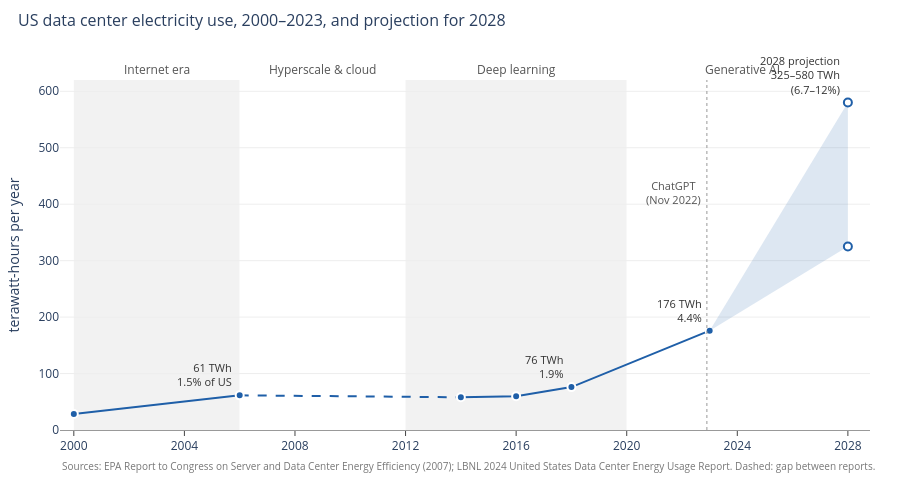

Notebook code for this chart:
### Markdown cell above
### Data centers' share of US electricity rose from 1.5% in 2006 to 4.4% in 2023, and it is projected to reach 6.7–12% by 2028.

### Code cell
elec = pd.DataFrame([(2000, 28.2, None), (2006, 61.4, 1.5), (2014, 58, None), (2016, 60, None), (2018, 76, 1.9), (2023, 176, 4.4)], columns=["year", "twh", "pct_us"])
eras = [(2000, 2006, "Internet era"), (2006, 2012, "Hyperscale & cloud"), (2012, 2020, "Deep learning"), (2020, 2028.4, "Generative AI")]
LINE, BAND = "#1f5fa8", "#1f5fa8"
fig = go.Figure()
for i, (a, b, name) in enumerate(eras):
    fig.add_vrect(x0=a, x1=b, fillcolor="#f2f2f2" if i % 2 == 0 else "white", line_width=0, layer="below")
    fig.add_annotation(x=(a + b) / 2, y=1.0, yref="paper", text=name, showarrow=False,
                       font=dict(size=12, color="#555"), yanchor="bottom")
hover = "%{x}: %{y} TWh<extra></extra>"

for seg, dash in [(elec[elec.year <= 2006], "solid"), (elec[elec.year.isin([2006, 2014])], "dash"), (elec[elec.year >= 2014], "solid")]:
    fig.add_trace(go.Scatter(x=seg.year, y=seg.twh, mode="lines", line=dict(color=LINE, width=2, dash=dash), hoverinfo="skip", showlegend=False))
    
fig.add_trace(go.Scatter(x=elec.year, y=elec.twh, mode="markers", marker=dict(size=8, color=LINE, line=dict(width=2, color="white")), hovertemplate=hover, showlegend=False))

# 2028 projection range
fig.add_trace(go.Scatter(x=[2023, 2028, 2028, 2023], y=[176, 580, 325, 176], mode="lines", fill="toself", fillcolor="rgba(31,95,168,0.15)", line=dict(width=0), hoverinfo="skip", showlegend=False))

fig.add_trace(go.Scatter(x=[2028, 2028], y=[325, 580], mode="markers", marker=dict(size=8, color="white", line=dict(width=2, color=LINE)), hovertemplate="2028 projection: %{y} TWh<extra></extra>", showlegend=False))

for x, y, t in [(2006, 61.4, "61 TWh<br>1.5% of US"), (2018, 76, "76 TWh<br>1.9%"), (2023, 176, "176 TWh<br>4.4%"), (2028, 580, "2028 projection<br>325–580 TWh<br>(6.7–12%)")]:
    fig.add_annotation(x=x, y=y, text=t, showarrow=False, xanchor="right", yanchor="bottom", xshift=-6, yshift=4, font=dict(size=11, color="#333"), align="right")
    
fig.add_vline(x=2022.9, line=dict(color="#999", width=1, dash="dot"))

fig.add_annotation(x=2022.9, y=420, text="ChatGPT<br>(Nov 2022)", showarrow=False, xanchor="right", xshift=-4, font=dict(size=11, color="#555"))

fig.update_layout(height=480, margin=dict(l=60, r=30, t=80, b=50), plot_bgcolor="white", title=dict(text="US data center electricity use, 2000–2023, and projection for 2028", x=0.02, y=0.97, font=dict(size=16)), xaxis=dict(range=[1999.5, 2028.8], dtick=4, showgrid=False, ticks="outside", linecolor="#999"), yaxis=dict(title="terawatt-hours per year", range=[0, 620], gridcolor="#eee", zeroline=False))

fig.add_annotation(x=0, y=-0.13, xref="paper", yref="paper", xanchor="left", showarrow=False, font=dict(size=10, color="#777"), text="Sources: EPA Report to Congress on Server and Data Center Energy Efficiency (2007); LBNL 2024 United States Data Center Energy Usage Report. Dashed: gap between reports.")
fig.show()

### Figure 1 — Plotly figure (JSON) as saved in the notebook; plotly's stock layout.template omitted (floating-point values rounded to 4 significant figures)
{"data": [{"hoverinfo": "skip", "line": {"color": "#1f5fa8", "dash": "solid", "width": 2}, "mode": "lines", "showlegend": false, "type": "scatter", "x": [2000, 2006], "y": [28.2, 61.4]}, {"hoverinfo": "skip", "line": {"color": "#1f5fa8", "dash": "dash", "width": 2}, "mode": "lines", "showlegend": false, "type": "scatter", "x": [2006, 2014], "y": [61.4, 58.0]}, {"hoverinfo": "skip", "line": {"color": "#1f5fa8", "dash": "solid", "width": 2}, "mode": "lines", "showlegend": false, "type": "scatter", "x": [2014, 2016, 2018, 2023], "y": [58.0, 60.0, 76.0, 176.0]}, {"hovertemplate": "%{x}: %{y} TWh<extra></extra>", "marker": {"color": "#1f5fa8", "line": {"color": "white", "width": 2}, "size": 8}, "mode": "markers", "showlegend": false, "type": "scatter", "x": [2000, 2006, 2014, 2016, 2018, 2023], "y": [28.2, 61.4, 58.0, 60.0, 76.0, 176.0]}, {"fill": "toself", "fillcolor": "rgba(31,95,168,0.15)", "hoverinfo": "skip", "line": {"width": 0}, "mode": "lines", "showlegend": false, "type": "scatter", "x": [2023, 2028, 2028, 2023], "y": [176, 580, 325, 176]}, {"hovertemplate": "2028 projection: %{y} TWh<extra></extra>", "marker": {"color": "white", "line": {"color": "#1f5fa8", "width": 2}, "size": 8}, "mode": "markers", "showlegend": false, "type": "scatter", "x": [2028, 2028], "y": [325, 580]}], "layout": {"annotations": [{"font": {"color": "#555", "size": 12}, "showarrow": false, "text": "Internet era", "x": 2003.0, "y": 1.0, "yanchor": "bottom", "yref": "paper"}, {"font": {"color": "#555", "size": 12}, "showarrow": false, "text": "Hyperscale & cloud", "x": 2009.0, "y": 1.0, "yanchor": "bottom", "yref": "paper"}, {"font": {"color": "#555", "size": 12}, "showarrow": false, "text": "Deep learning", "x": 2016.0, "y": 1.0, "yanchor": "bottom", "yref": "paper"}, {"font": {"color": "#555", "size": 12}, "showarrow": false, "text": "Generative AI", "x": 2024.0, "y": 1.0, "yanchor": "bottom", "yref": "paper"}, {"align": "right", "font": {"color": "#333", "size": 11}, "showarrow": false, "text": "61 TWh<br>1.5% of US", "x": 2006, "xanchor": "right", "xshift": -6, "y": 61.4, "yanchor": "bottom", "yshift": 4}, {"align": "right", "font": {"color": "#333", "size": 11}, "showarrow": false, "text": "76 TWh<br>1.9%", "x": 2018, "xanchor": "right", "xshift": -6, "y": 76, "yanchor": "bottom", "yshift": 4}, {"align": "right", "font": {"color": "#333", "size": 11}, "showarrow": false, "text": "176 TWh<br>4.4%", "x": 2023, "xanchor": "right", "xshift": -6, "y": 176, "yanchor": "bottom", "yshift": 4}, {"align": "right", "font": {"color": "#333", "size": 11}, "showarrow": false, "text": "2028 projection<br>325–580 TWh<br>(6.7–12%)", "x": 2028, "xanchor": "right", "xshift": -6, "y": 580, "yanchor": "bottom", "yshift": 4}, {"font": {"color": "#555", "size": 11}, "showarrow": false, "text": "ChatGPT<br>(Nov 2022)", "x": 2023.0, "xanchor": "right", "xshift": -4, "y": 420}, {"font": {"color": "#777", "size": 10}, "showarrow": false, "text": "Sources: EPA Report to Congress on Server and Data Center Energy Efficiency (2007); LBNL 2024 United States Data Center Energy Usage Report. Dashed: gap between reports.", "x": 0, "xanchor": "left", "xref": "paper", "y": -0.13, "yref": "paper"}], "height": 480, "margin": {"b": 50, "l": 60, "r": 30, "t": 80}, "plot_bgcolor": "white", "shapes": [{"fillcolor": "#f2f2f2", "layer": "below", "line": {"width": 0}, "type": "rect", "x0": 2000, "x1": 2006, "xref": "x", "y0": 0, "y1": 1, "yref": "y domain"}, {"fillcolor": "white", "layer": "below", "line": {"width": 0}, "type": "rect", "x0": 2006, "x1": 2012, "xref": "x", "y0": 0, "y1": 1, "yref": "y domain"}, {"fillcolor": "#f2f2f2", "layer": "below", "line": {"width": 0}, "type": "rect", "x0": 2012, "x1": 2020, "xref": "x", "y0": 0, "y1": 1, "yref": "y domain"}, {"fillcolor": "white", "layer": "below", "line": {"width": 0}, "type": "rect", "x0": 2020, "x1": 2028.0, "xref": "x", "y0": 0, "y1": 1, "yref": "y domain"}, {"line": {"color": "#999", "dash": "dot", "width": 1}, "type": "line", "x0": 2023.0, "x1": 2023.0, "xref": "x", "y0": 0, "y1": 1, "yref": "y domain"}], "title": {"font": {"size": 16}, "text": "US data center electricity use, 2000–2023, and projection for 2028", "x": 0.02, "y": 0.97}, "xaxis": {"dtick": 4, "linecolor": "#999", "range": [2000.0, 2029.0], "showgrid": false, "ticks": "outside"}, "yaxis": {"gridcolor": "#eee", "range": [0, 620], "title": {"text": "terawatt-hours per year"}, "zeroline": false}}}
